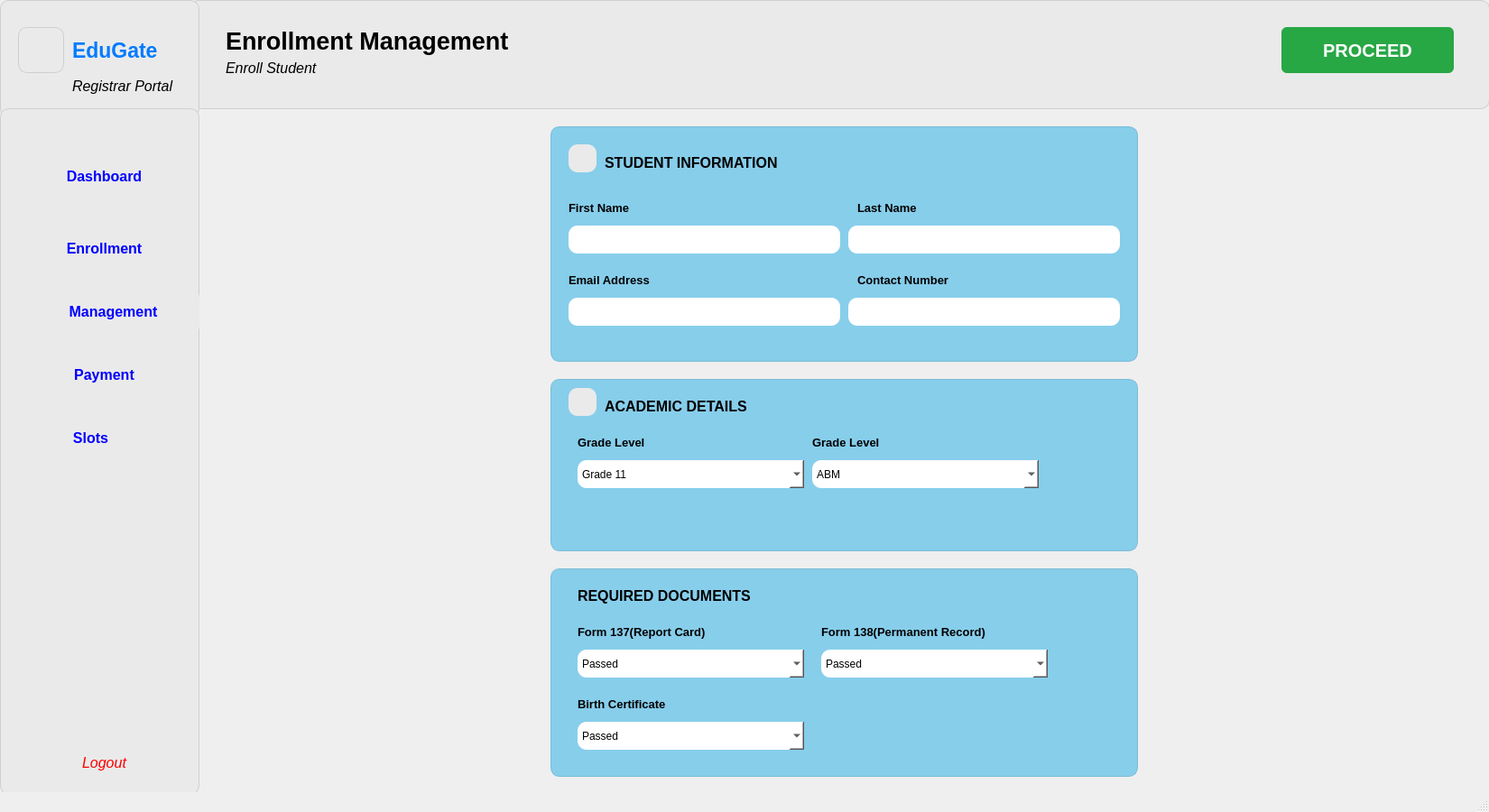
<?xml version="1.0" encoding="UTF-8"?>
<ui version="4.0">
 <class>MainWindow</class>
 <widget class="QMainWindow" name="MainWindow">
  <property name="geometry">
   <rect>
    <x>0</x>
    <y>0</y>
    <width>1650</width>
    <height>900</height>
   </rect>
  </property>
  <property name="sizePolicy">
   <sizepolicy hsizetype="Fixed" vsizetype="Fixed">
    <horstretch>0</horstretch>
    <verstretch>0</verstretch>
   </sizepolicy>
  </property>
  <property name="minimumSize">
   <size>
    <width>1650</width>
    <height>900</height>
   </size>
  </property>
  <property name="maximumSize">
   <size>
    <width>1650</width>
    <height>900</height>
   </size>
  </property>
  <property name="windowTitle">
   <string>MainWindow</string>
  </property>
  <property name="styleSheet">
   <string notr="true">#centralwidget {
    background-color: qlineargradient(
        spread:pad, x1:0, y1:0, x2:0, y2:1,
        stop:0 #eaf3ff,
        stop:1 #d3e8ff
    );
}</string>
  </property>
  <widget class="QWidget" name="centralwidget">
   <widget class="QWidget" name="widget" native="true">
    <property name="geometry">
     <rect>
      <x>210</x>
      <y>0</y>
      <width>1441</width>
      <height>121</height>
     </rect>
    </property>
    <property name="styleSheet">
     <string notr="true">QWidget {
    background-color: #eaeaea;  
    border: 1px solid #cfcfcf;
    border-radius: 10px;
}
</string>
    </property>
    <widget class="QLabel" name="label">
     <property name="geometry">
      <rect>
       <x>40</x>
       <y>20</y>
       <width>341</width>
       <height>51</height>
      </rect>
     </property>
     <property name="font">
      <font>
       <family>Segoe UI</family>
       <pointsize>20</pointsize>
       <weight>75</weight>
       <italic>false</italic>
       <bold>true</bold>
      </font>
     </property>
     <property name="styleSheet">
      <string notr="true">QLabel {
    background-color: #eaeaea;   /* match your widget color */
    border: none;                /* remove border */
    color: #000;                 /* text color (change if needed) */
}
</string>
     </property>
     <property name="text">
      <string>Enrollment Management</string>
     </property>
    </widget>
    <widget class="QLabel" name="label_2">
     <property name="geometry">
      <rect>
       <x>40</x>
       <y>60</y>
       <width>171</width>
       <height>31</height>
      </rect>
     </property>
     <property name="font">
      <font>
       <family>Segoe UI</family>
       <pointsize>12</pointsize>
       <weight>50</weight>
       <italic>true</italic>
       <bold>false</bold>
      </font>
     </property>
     <property name="styleSheet">
      <string notr="true">QLabel {
    background-color: #eaeaea;   /* match your widget color */
    border: none;                /* remove border */
    color: #000;                 /* text color (change if needed) */
}
</string>
     </property>
     <property name="text">
      <string>Enroll Student</string>
     </property>
    </widget>
    <widget class="QPushButton" name="pushButton_5">
     <property name="geometry">
      <rect>
       <x>1210</x>
       <y>30</y>
       <width>191</width>
       <height>51</height>
      </rect>
     </property>
     <property name="font">
      <font>
       <family>Segoe UI</family>
       <pointsize>15</pointsize>
       <weight>75</weight>
       <bold>true</bold>
      </font>
     </property>
     <property name="styleSheet">
      <string notr="true">QPushButton {
    background-color: #28a745;
    color: white;
    border: none;
    border-radius: 6px;
    padding: 5px 12px;
}
</string>
     </property>
     <property name="text">
      <string>PROCEED</string>
     </property>
    </widget>
    <widget class="QLabel" name="label_21">
     <property name="geometry">
      <rect>
       <x>1140</x>
       <y>40</y>
       <width>47</width>
       <height>41</height>
      </rect>
     </property>
     <property name="styleSheet">
      <string notr="true">QLabel {
    border: none;
    background: transparent;
}
</string>
     </property>
     <property name="text">
      <string/>
     </property>
     <property name="pixmap">
      <pixmap>../../../Downloads/next.png</pixmap>
     </property>
     <property name="scaledContents">
      <bool>true</bool>
     </property>
    </widget>
   </widget>
   <widget class="QWidget" name="widget_3" native="true">
    <property name="geometry">
     <rect>
      <x>0</x>
      <y>0</y>
      <width>221</width>
      <height>131</height>
     </rect>
    </property>
    <property name="styleSheet">
     <string notr="true">QWidget {
    background-color: #eaeaea;  
    border: 1px solid #cfcfcf;
    border-radius: 10px;
}
</string>
    </property>
    <widget class="QLabel" name="label_3">
     <property name="geometry">
      <rect>
       <x>20</x>
       <y>30</y>
       <width>51</width>
       <height>51</height>
      </rect>
     </property>
     <property name="text">
      <string/>
     </property>
     <property name="pixmap">
      <pixmap>../../../Downloads/ChatGPT Image Dec 10, 2025, 02_26_54 PM.png</pixmap>
     </property>
     <property name="scaledContents">
      <bool>true</bool>
     </property>
    </widget>
    <widget class="QLabel" name="label_4">
     <property name="geometry">
      <rect>
       <x>80</x>
       <y>30</y>
       <width>111</width>
       <height>51</height>
      </rect>
     </property>
     <property name="font">
      <font>
       <family>Segoe UI</family>
       <pointsize>17</pointsize>
       <weight>75</weight>
       <italic>false</italic>
       <bold>true</bold>
      </font>
     </property>
     <property name="styleSheet">
      <string notr="true">QLabel {
    color: #007BFF;    /* nice clean blue */
    background-color: transparent;   /* optional */
    border: none;                    /* optional */
}
</string>
     </property>
     <property name="text">
      <string>EduGate</string>
     </property>
    </widget>
    <widget class="QLabel" name="label_5">
     <property name="geometry">
      <rect>
       <x>80</x>
       <y>80</y>
       <width>121</width>
       <height>31</height>
      </rect>
     </property>
     <property name="font">
      <font>
       <family>Segoe UI</family>
       <pointsize>12</pointsize>
       <weight>50</weight>
       <italic>true</italic>
       <bold>false</bold>
      </font>
     </property>
     <property name="styleSheet">
      <string notr="true">QLabel {
    background-color: #eaeaea;   /* match your widget color */
    border: none;                /* remove border */
    color: #000;                 /* text color (change if needed) */
}
</string>
     </property>
     <property name="text">
      <string>Registrar Portal</string>
     </property>
    </widget>
   </widget>
   <widget class="QWidget" name="widget_2" native="true">
    <property name="geometry">
     <rect>
      <x>0</x>
      <y>120</y>
      <width>221</width>
      <height>761</height>
     </rect>
    </property>
    <property name="styleSheet">
     <string notr="true">QWidget {
    background-color: #eaeaea;  
    border: 1px solid #cfcfcf;
    border-radius: 10px;
}
</string>
    </property>
    <widget class="QLabel" name="label_6">
     <property name="geometry">
      <rect>
       <x>20</x>
       <y>60</y>
       <width>41</width>
       <height>31</height>
      </rect>
     </property>
     <property name="font">
      <font>
       <family>Segoe UI</family>
       <pointsize>8</pointsize>
       <weight>50</weight>
       <italic>true</italic>
       <bold>false</bold>
      </font>
     </property>
     <property name="styleSheet">
      <string notr="true">QLabel {
    background-color: #eaeaea;   /* match your widget color */
    border: none;                /* remove border */
    color: #000;                 /* text color (change if needed) */
}
</string>
     </property>
     <property name="text">
      <string/>
     </property>
     <property name="pixmap">
      <pixmap>../../../Downloads/dashboard-monitor.png</pixmap>
     </property>
     <property name="scaledContents">
      <bool>true</bool>
     </property>
    </widget>
    <widget class="QPushButton" name="pushButton">
     <property name="geometry">
      <rect>
       <x>20</x>
       <y>50</y>
       <width>191</width>
       <height>51</height>
      </rect>
     </property>
     <property name="font">
      <font>
       <family>Segoe UI</family>
       <pointsize>12</pointsize>
       <weight>75</weight>
       <bold>true</bold>
      </font>
     </property>
     <property name="styleSheet">
      <string notr="true">QPushButton {
    border: none;
    outline: none;
    color: blue;
}
QPushButton:hover {
    color: #1565c0;
}

QPushButton:pressed {
    color: #0d47a1;
}
</string>
     </property>
     <property name="text">
      <string>Dashboard</string>
     </property>
    </widget>
    <widget class="QLabel" name="label_7">
     <property name="geometry">
      <rect>
       <x>30</x>
       <y>140</y>
       <width>31</width>
       <height>31</height>
      </rect>
     </property>
     <property name="font">
      <font>
       <family>Segoe UI</family>
       <pointsize>8</pointsize>
       <weight>50</weight>
       <italic>true</italic>
       <bold>false</bold>
      </font>
     </property>
     <property name="styleSheet">
      <string notr="true">QLabel {
    background-color: #eaeaea;   /* match your widget color */
    border: none;                /* remove border */
    color: #000;                 /* text color (change if needed) */
}
</string>
     </property>
     <property name="text">
      <string/>
     </property>
     <property name="pixmap">
      <pixmap>../../../Downloads/user-add.png</pixmap>
     </property>
     <property name="scaledContents">
      <bool>true</bool>
     </property>
    </widget>
    <widget class="QPushButton" name="pushButton_2">
     <property name="geometry">
      <rect>
       <x>20</x>
       <y>130</y>
       <width>191</width>
       <height>51</height>
      </rect>
     </property>
     <property name="font">
      <font>
       <family>Segoe UI</family>
       <pointsize>12</pointsize>
       <weight>75</weight>
       <bold>true</bold>
      </font>
     </property>
     <property name="toolTip">
      <string>&lt;html&gt;&lt;head/&gt;&lt;body&gt;&lt;p&gt;Enrollment&lt;br/&gt;Management&lt;/p&gt;&lt;/body&gt;&lt;/html&gt;</string>
     </property>
     <property name="styleSheet">
      <string notr="true">QPushButton {
    border: none;
    outline: none;
    color: blue;
}
QPushButton:hover {
    color: #1565c0;
}

QPushButton:pressed {
    color: #0d47a1;
}
</string>
     </property>
     <property name="text">
      <string>Enrollment</string>
     </property>
    </widget>
    <widget class="QLabel" name="label_8">
     <property name="geometry">
      <rect>
       <x>20</x>
       <y>210</y>
       <width>41</width>
       <height>31</height>
      </rect>
     </property>
     <property name="font">
      <font>
       <family>Segoe UI</family>
       <pointsize>8</pointsize>
       <weight>50</weight>
       <italic>true</italic>
       <bold>false</bold>
      </font>
     </property>
     <property name="styleSheet">
      <string notr="true">QLabel {
    background-color: #eaeaea;   /* match your widget color */
    border: none;                /* remove border */
    color: #000;                 /* text color (change if needed) */
}
</string>
     </property>
     <property name="text">
      <string/>
     </property>
     <property name="pixmap">
      <pixmap>../../../Downloads/people-group.png</pixmap>
     </property>
     <property name="scaledContents">
      <bool>true</bool>
     </property>
    </widget>
    <widget class="QPushButton" name="pushButton_3">
     <property name="geometry">
      <rect>
       <x>30</x>
       <y>200</y>
       <width>191</width>
       <height>51</height>
      </rect>
     </property>
     <property name="font">
      <font>
       <family>Segoe UI</family>
       <pointsize>12</pointsize>
       <weight>75</weight>
       <bold>true</bold>
      </font>
     </property>
     <property name="toolTip">
      <string>&lt;html&gt;&lt;head/&gt;&lt;body&gt;&lt;p&gt;Enrollment&lt;br/&gt;Management&lt;/p&gt;&lt;/body&gt;&lt;/html&gt;</string>
     </property>
     <property name="styleSheet">
      <string notr="true">QPushButton {
    border: none;
    outline: none;
    color: blue;
}
QPushButton:hover {
    color: #1565c0;
}

QPushButton:pressed {
    color: #0d47a1;
}
</string>
     </property>
     <property name="text">
      <string>Management</string>
     </property>
    </widget>
    <widget class="QPushButton" name="pushButton_4">
     <property name="geometry">
      <rect>
       <x>20</x>
       <y>700</y>
       <width>191</width>
       <height>51</height>
      </rect>
     </property>
     <property name="font">
      <font>
       <family>Segoe UI</family>
       <pointsize>12</pointsize>
       <italic>true</italic>
      </font>
     </property>
     <property name="toolTip">
      <string>&lt;html&gt;&lt;head/&gt;&lt;body&gt;&lt;p&gt;Enrollment&lt;br/&gt;Management&lt;/p&gt;&lt;/body&gt;&lt;/html&gt;</string>
     </property>
     <property name="styleSheet">
      <string notr="true">QPushButton {
    border: none;
    outline: none;
}

QPushButton {
    color: red;
}

</string>
     </property>
     <property name="text">
      <string>Logout</string>
     </property>
    </widget>
    <widget class="QLabel" name="label_9">
     <property name="geometry">
      <rect>
       <x>30</x>
       <y>710</y>
       <width>41</width>
       <height>31</height>
      </rect>
     </property>
     <property name="font">
      <font>
       <family>Segoe UI</family>
       <pointsize>8</pointsize>
       <weight>50</weight>
       <italic>true</italic>
       <bold>false</bold>
      </font>
     </property>
     <property name="styleSheet">
      <string notr="true">QLabel {
    background-color: #eaeaea;   /* match your widget color */
    border: none;                /* remove border */
    color: #000;                 /* text color (change if needed) */
}
</string>
     </property>
     <property name="text">
      <string/>
     </property>
     <property name="pixmap">
      <pixmap>../../../Downloads/sign-out-alt.png</pixmap>
     </property>
     <property name="scaledContents">
      <bool>true</bool>
     </property>
    </widget>
    <widget class="QPushButton" name="pushButton_6">
     <property name="geometry">
      <rect>
       <x>30</x>
       <y>270</y>
       <width>171</width>
       <height>51</height>
      </rect>
     </property>
     <property name="font">
      <font>
       <family>Segoe UI</family>
       <pointsize>12</pointsize>
       <weight>75</weight>
       <bold>true</bold>
      </font>
     </property>
     <property name="toolTip">
      <string>&lt;html&gt;&lt;head/&gt;&lt;body&gt;&lt;p&gt;Enrollment&lt;br/&gt;Management&lt;/p&gt;&lt;/body&gt;&lt;/html&gt;</string>
     </property>
     <property name="styleSheet">
      <string notr="true">QPushButton {
    border: none;
    outline: none;
    color: blue;
}
QPushButton:hover {
    color: #1565c0;
}

QPushButton:pressed {
    color: #0d47a1;
}
</string>
     </property>
     <property name="text">
      <string>Payment</string>
     </property>
    </widget>
    <widget class="QLabel" name="label_25">
     <property name="geometry">
      <rect>
       <x>20</x>
       <y>280</y>
       <width>41</width>
       <height>31</height>
      </rect>
     </property>
     <property name="font">
      <font>
       <family>Segoe UI</family>
       <pointsize>8</pointsize>
       <weight>50</weight>
       <italic>true</italic>
       <bold>false</bold>
      </font>
     </property>
     <property name="styleSheet">
      <string notr="true">QLabel {
    background-color: #eaeaea;   /* match your widget color */
    border: none;                /* remove border */
    color: #000;                 /* text color (change if needed) */
}
</string>
     </property>
     <property name="text">
      <string/>
     </property>
     <property name="pixmap">
      <pixmap>../../../Downloads/credit-card.png</pixmap>
     </property>
     <property name="scaledContents">
      <bool>true</bool>
     </property>
    </widget>
    <widget class="QLabel" name="label_26">
     <property name="geometry">
      <rect>
       <x>20</x>
       <y>350</y>
       <width>41</width>
       <height>31</height>
      </rect>
     </property>
     <property name="font">
      <font>
       <family>Segoe UI</family>
       <pointsize>8</pointsize>
       <weight>50</weight>
       <italic>true</italic>
       <bold>false</bold>
      </font>
     </property>
     <property name="styleSheet">
      <string notr="true">QLabel {
    background-color: #eaeaea;   /* match your widget color */
    border: none;                /* remove border */
    color: #000;                 /* text color (change if needed) */
}
</string>
     </property>
     <property name="text">
      <string/>
     </property>
     <property name="pixmap">
      <pixmap>../../../Downloads/people-group.png</pixmap>
     </property>
     <property name="scaledContents">
      <bool>true</bool>
     </property>
    </widget>
    <widget class="QPushButton" name="pushButton_7">
     <property name="geometry">
      <rect>
       <x>60</x>
       <y>350</y>
       <width>81</width>
       <height>31</height>
      </rect>
     </property>
     <property name="font">
      <font>
       <family>Segoe UI</family>
       <pointsize>12</pointsize>
       <weight>75</weight>
       <bold>true</bold>
      </font>
     </property>
     <property name="toolTip">
      <string>&lt;html&gt;&lt;head/&gt;&lt;body&gt;&lt;p&gt;Enrollment&lt;br/&gt;Management&lt;/p&gt;&lt;/body&gt;&lt;/html&gt;</string>
     </property>
     <property name="styleSheet">
      <string notr="true">QPushButton {
    border: none;
    outline: none;
    color: blue;
}
QPushButton:hover {
    color: #1565c0;
}

QPushButton:pressed {
    color: #0d47a1;
}
</string>
     </property>
     <property name="text">
      <string>Slots</string>
     </property>
    </widget>
    <zorder>pushButton</zorder>
    <zorder>label_6</zorder>
    <zorder>pushButton_2</zorder>
    <zorder>label_7</zorder>
    <zorder>pushButton_3</zorder>
    <zorder>label_8</zorder>
    <zorder>pushButton_4</zorder>
    <zorder>label_9</zorder>
    <zorder>pushButton_6</zorder>
    <zorder>label_25</zorder>
    <zorder>label_26</zorder>
    <zorder>pushButton_7</zorder>
   </widget>
   <widget class="QWidget" name="widget_6" native="true">
    <property name="geometry">
     <rect>
      <x>610</x>
      <y>140</y>
      <width>651</width>
      <height>261</height>
     </rect>
    </property>
    <property name="styleSheet">
     <string notr="true">QWidget {
    background-color: #87ceeb;
    border: 1px solid #7bbcd6;
    border-radius: 10px;
}
</string>
    </property>
    <widget class="QLabel" name="label_10">
     <property name="geometry">
      <rect>
       <x>60</x>
       <y>30</y>
       <width>211</width>
       <height>21</height>
      </rect>
     </property>
     <property name="font">
      <font>
       <family>Segoe UI</family>
       <pointsize>12</pointsize>
       <weight>75</weight>
       <bold>true</bold>
      </font>
     </property>
     <property name="styleSheet">
      <string notr="true">QLabel {
    border: none;
}
</string>
     </property>
     <property name="text">
      <string>STUDENT INFORMATION</string>
     </property>
    </widget>
    <widget class="QLabel" name="label_11">
     <property name="geometry">
      <rect>
       <x>20</x>
       <y>20</y>
       <width>31</width>
       <height>31</height>
      </rect>
     </property>
     <property name="font">
      <font>
       <family>Segoe UI</family>
       <pointsize>8</pointsize>
       <weight>50</weight>
       <italic>true</italic>
       <bold>false</bold>
      </font>
     </property>
     <property name="styleSheet">
      <string notr="true">QLabel {
    background-color: #eaeaea;   /* match your widget color */
    border: none;                /* remove border */
    color: #000;                 /* text color (change if needed) */
}
</string>
     </property>
     <property name="text">
      <string/>
     </property>
     <property name="pixmap">
      <pixmap>../../../Downloads/user (1).png</pixmap>
     </property>
     <property name="scaledContents">
      <bool>true</bool>
     </property>
    </widget>
    <widget class="QTextEdit" name="textEdit">
     <property name="geometry">
      <rect>
       <x>20</x>
       <y>110</y>
       <width>301</width>
       <height>31</height>
      </rect>
     </property>
     <property name="styleSheet">
      <string notr="true">QTextEdit {
    background-color: white;
    color: black;
    border: none;
}
</string>
     </property>
    </widget>
    <widget class="QLabel" name="label_12">
     <property name="geometry">
      <rect>
       <x>20</x>
       <y>80</y>
       <width>161</width>
       <height>21</height>
      </rect>
     </property>
     <property name="font">
      <font>
       <family>Segoe UI</family>
       <pointsize>10</pointsize>
       <weight>75</weight>
       <bold>true</bold>
      </font>
     </property>
     <property name="styleSheet">
      <string notr="true">QLabel {
    border: none;
}
</string>
     </property>
     <property name="text">
      <string>First Name</string>
     </property>
    </widget>
    <widget class="QTextEdit" name="textEdit_2">
     <property name="geometry">
      <rect>
       <x>330</x>
       <y>110</y>
       <width>301</width>
       <height>31</height>
      </rect>
     </property>
     <property name="styleSheet">
      <string notr="true">QTextEdit {
    background-color: white;
    color: black;
    border: none;
}
</string>
     </property>
    </widget>
    <widget class="QLabel" name="label_13">
     <property name="geometry">
      <rect>
       <x>340</x>
       <y>80</y>
       <width>161</width>
       <height>21</height>
      </rect>
     </property>
     <property name="font">
      <font>
       <family>Segoe UI</family>
       <pointsize>10</pointsize>
       <weight>75</weight>
       <bold>true</bold>
      </font>
     </property>
     <property name="styleSheet">
      <string notr="true">QLabel {
    border: none;
}
</string>
     </property>
     <property name="text">
      <string>Last Name</string>
     </property>
    </widget>
    <widget class="QTextEdit" name="textEdit_3">
     <property name="geometry">
      <rect>
       <x>20</x>
       <y>190</y>
       <width>301</width>
       <height>31</height>
      </rect>
     </property>
     <property name="styleSheet">
      <string notr="true">QTextEdit {
    background-color: white;
    color: black;
    border: none;
}
</string>
     </property>
    </widget>
    <widget class="QTextEdit" name="textEdit_4">
     <property name="geometry">
      <rect>
       <x>330</x>
       <y>190</y>
       <width>301</width>
       <height>31</height>
      </rect>
     </property>
     <property name="styleSheet">
      <string notr="true">QTextEdit {
    background-color: white;
    color: black;
    border: none;
}
</string>
     </property>
    </widget>
    <widget class="QLabel" name="label_14">
     <property name="geometry">
      <rect>
       <x>20</x>
       <y>160</y>
       <width>161</width>
       <height>21</height>
      </rect>
     </property>
     <property name="font">
      <font>
       <family>Segoe UI</family>
       <pointsize>10</pointsize>
       <weight>75</weight>
       <bold>true</bold>
      </font>
     </property>
     <property name="styleSheet">
      <string notr="true">QLabel {
    border: none;
}
</string>
     </property>
     <property name="text">
      <string>Email Address</string>
     </property>
    </widget>
    <widget class="QLabel" name="label_15">
     <property name="geometry">
      <rect>
       <x>340</x>
       <y>160</y>
       <width>161</width>
       <height>21</height>
      </rect>
     </property>
     <property name="font">
      <font>
       <family>Segoe UI</family>
       <pointsize>10</pointsize>
       <weight>75</weight>
       <bold>true</bold>
      </font>
     </property>
     <property name="styleSheet">
      <string notr="true">QLabel {
    border: none;
}
</string>
     </property>
     <property name="text">
      <string>Contact Number</string>
     </property>
    </widget>
   </widget>
   <widget class="QWidget" name="widget_5" native="true">
    <property name="geometry">
     <rect>
      <x>610</x>
      <y>420</y>
      <width>651</width>
      <height>191</height>
     </rect>
    </property>
    <property name="styleSheet">
     <string notr="true">QWidget {
    background-color: #87ceeb;
    border: 1px solid #7bbcd6;
    border-radius: 10px;
}
</string>
    </property>
    <widget class="QLabel" name="label_16">
     <property name="geometry">
      <rect>
       <x>60</x>
       <y>20</y>
       <width>161</width>
       <height>21</height>
      </rect>
     </property>
     <property name="font">
      <font>
       <family>Segoe UI</family>
       <pointsize>12</pointsize>
       <weight>75</weight>
       <bold>true</bold>
      </font>
     </property>
     <property name="styleSheet">
      <string notr="true">QLabel {
    border: none;
}
</string>
     </property>
     <property name="text">
      <string>ACADEMIC DETAILS</string>
     </property>
    </widget>
    <widget class="QLabel" name="label_17">
     <property name="geometry">
      <rect>
       <x>20</x>
       <y>10</y>
       <width>31</width>
       <height>31</height>
      </rect>
     </property>
     <property name="font">
      <font>
       <family>Segoe UI</family>
       <pointsize>8</pointsize>
       <weight>50</weight>
       <italic>true</italic>
       <bold>false</bold>
      </font>
     </property>
     <property name="styleSheet">
      <string notr="true">QLabel {
    background-color: #eaeaea;   /* match your widget color */
    border: none;                /* remove border */
    color: #000;                 /* text color (change if needed) */
}
</string>
     </property>
     <property name="text">
      <string/>
     </property>
     <property name="pixmap">
      <pixmap>../../../Downloads/graduation-cap.png</pixmap>
     </property>
     <property name="scaledContents">
      <bool>true</bool>
     </property>
    </widget>
    <widget class="QLabel" name="label_18">
     <property name="geometry">
      <rect>
       <x>30</x>
       <y>60</y>
       <width>161</width>
       <height>21</height>
      </rect>
     </property>
     <property name="font">
      <font>
       <family>Segoe UI</family>
       <pointsize>10</pointsize>
       <weight>75</weight>
       <bold>true</bold>
      </font>
     </property>
     <property name="styleSheet">
      <string notr="true">QLabel {
    border: none;
}
</string>
     </property>
     <property name="text">
      <string>Grade Level</string>
     </property>
    </widget>
    <widget class="QComboBox" name="comboBox">
     <property name="geometry">
      <rect>
       <x>30</x>
       <y>90</y>
       <width>251</width>
       <height>31</height>
      </rect>
     </property>
     <property name="styleSheet">
      <string notr="true">QComboBox {
    background-color: white;
    color: black;
    border: none;
}

QComboBox QAbstractItemView {
    background-color: white;
    color: black;
}
</string>
     </property>
     <item>
      <property name="text">
       <string>Grade 11</string>
      </property>
     </item>
     <item>
      <property name="text">
       <string>Grade 12</string>
      </property>
     </item>
    </widget>
    <widget class="QLabel" name="label_19">
     <property name="geometry">
      <rect>
       <x>290</x>
       <y>60</y>
       <width>161</width>
       <height>21</height>
      </rect>
     </property>
     <property name="font">
      <font>
       <family>Segoe UI</family>
       <pointsize>10</pointsize>
       <weight>75</weight>
       <bold>true</bold>
      </font>
     </property>
     <property name="styleSheet">
      <string notr="true">QLabel {
    border: none;
}
</string>
     </property>
     <property name="text">
      <string>Grade Level</string>
     </property>
    </widget>
    <widget class="QComboBox" name="comboBox_2">
     <property name="geometry">
      <rect>
       <x>290</x>
       <y>90</y>
       <width>251</width>
       <height>31</height>
      </rect>
     </property>
     <property name="styleSheet">
      <string notr="true">QComboBox {
    background-color: white;
    color: black;
    border: none;
}

QComboBox QAbstractItemView {
    background-color: white;
    color: black;
}
</string>
     </property>
     <item>
      <property name="text">
       <string>ABM </string>
      </property>
     </item>
     <item>
      <property name="text">
       <string>HUMSS </string>
      </property>
     </item>
     <item>
      <property name="text">
       <string>STEM </string>
      </property>
     </item>
     <item>
      <property name="text">
       <string>GAS </string>
      </property>
     </item>
     <item>
      <property name="text">
       <string>TVL </string>
      </property>
     </item>
    </widget>
   </widget>
   <widget class="QWidget" name="widget_7" native="true">
    <property name="geometry">
     <rect>
      <x>610</x>
      <y>630</y>
      <width>651</width>
      <height>231</height>
     </rect>
    </property>
    <property name="styleSheet">
     <string notr="true">QWidget {
    background-color: #87ceeb;
    border: 1px solid #7bbcd6;
    border-radius: 10px;
}
</string>
    </property>
    <widget class="QLabel" name="label_20">
     <property name="geometry">
      <rect>
       <x>30</x>
       <y>20</y>
       <width>201</width>
       <height>21</height>
      </rect>
     </property>
     <property name="font">
      <font>
       <family>Segoe UI</family>
       <pointsize>12</pointsize>
       <weight>75</weight>
       <bold>true</bold>
      </font>
     </property>
     <property name="styleSheet">
      <string notr="true">QLabel {
    border: none;
}
</string>
     </property>
     <property name="text">
      <string>REQUIRED DOCUMENTS</string>
     </property>
    </widget>
    <widget class="QLabel" name="label_22">
     <property name="geometry">
      <rect>
       <x>30</x>
       <y>60</y>
       <width>161</width>
       <height>21</height>
      </rect>
     </property>
     <property name="font">
      <font>
       <family>Segoe UI</family>
       <pointsize>10</pointsize>
       <weight>75</weight>
       <bold>true</bold>
      </font>
     </property>
     <property name="styleSheet">
      <string notr="true">QLabel {
    border: none;
}
</string>
     </property>
     <property name="text">
      <string>Form 137(Report Card)</string>
     </property>
    </widget>
    <widget class="QComboBox" name="comboBox_3">
     <property name="geometry">
      <rect>
       <x>30</x>
       <y>90</y>
       <width>251</width>
       <height>31</height>
      </rect>
     </property>
     <property name="styleSheet">
      <string notr="true">QComboBox {
    background-color: white;
    color: black;
    border: none;
}

QComboBox QAbstractItemView {
    background-color: white;
    color: black;
}
</string>
     </property>
     <property name="inputMethodHints">
      <set>Qt::ImhNone</set>
     </property>
     <property name="editable">
      <bool>false</bool>
     </property>
     <property name="currentText">
      <string>Passed</string>
     </property>
     <item>
      <property name="text">
       <string>Passed</string>
      </property>
     </item>
     <item>
      <property name="text">
       <string>To-Follow</string>
      </property>
     </item>
    </widget>
    <widget class="QLabel" name="label_23">
     <property name="geometry">
      <rect>
       <x>300</x>
       <y>60</y>
       <width>191</width>
       <height>21</height>
      </rect>
     </property>
     <property name="font">
      <font>
       <family>Segoe UI</family>
       <pointsize>10</pointsize>
       <weight>75</weight>
       <bold>true</bold>
      </font>
     </property>
     <property name="styleSheet">
      <string notr="true">QLabel {
    border: none;
}
</string>
     </property>
     <property name="text">
      <string>Form 138(Permanent Record)</string>
     </property>
    </widget>
    <widget class="QComboBox" name="comboBox_4">
     <property name="geometry">
      <rect>
       <x>300</x>
       <y>90</y>
       <width>251</width>
       <height>31</height>
      </rect>
     </property>
     <property name="styleSheet">
      <string notr="true">QComboBox {
    background-color: white;
    color: black;
    border: none;
}

QComboBox QAbstractItemView {
    background-color: white;
    color: black;
}
</string>
     </property>
     <property name="inputMethodHints">
      <set>Qt::ImhNone</set>
     </property>
     <property name="editable">
      <bool>false</bool>
     </property>
     <property name="currentText">
      <string>Passed</string>
     </property>
     <item>
      <property name="text">
       <string>Passed</string>
      </property>
     </item>
     <item>
      <property name="text">
       <string>To-Follow</string>
      </property>
     </item>
    </widget>
    <widget class="QLabel" name="label_24">
     <property name="geometry">
      <rect>
       <x>30</x>
       <y>140</y>
       <width>161</width>
       <height>21</height>
      </rect>
     </property>
     <property name="font">
      <font>
       <family>Segoe UI</family>
       <pointsize>10</pointsize>
       <weight>75</weight>
       <bold>true</bold>
      </font>
     </property>
     <property name="styleSheet">
      <string notr="true">QLabel {
    border: none;
}
</string>
     </property>
     <property name="text">
      <string>Birth Certificate</string>
     </property>
    </widget>
    <widget class="QComboBox" name="comboBox_5">
     <property name="geometry">
      <rect>
       <x>30</x>
       <y>170</y>
       <width>251</width>
       <height>31</height>
      </rect>
     </property>
     <property name="styleSheet">
      <string notr="true">QComboBox {
    background-color: white;
    color: black;
    border: none;
}

QComboBox QAbstractItemView {
    background-color: white;
    color: black;
}
</string>
     </property>
     <property name="inputMethodHints">
      <set>Qt::ImhNone</set>
     </property>
     <property name="editable">
      <bool>false</bool>
     </property>
     <property name="currentText">
      <string>Passed</string>
     </property>
     <item>
      <property name="text">
       <string>Passed</string>
      </property>
     </item>
     <item>
      <property name="text">
       <string>To-Follow</string>
      </property>
     </item>
    </widget>
   </widget>
  </widget>
  <widget class="QStatusBar" name="statusbar"/>
 </widget>
 <resources/>
 <connections/>
</ui>
